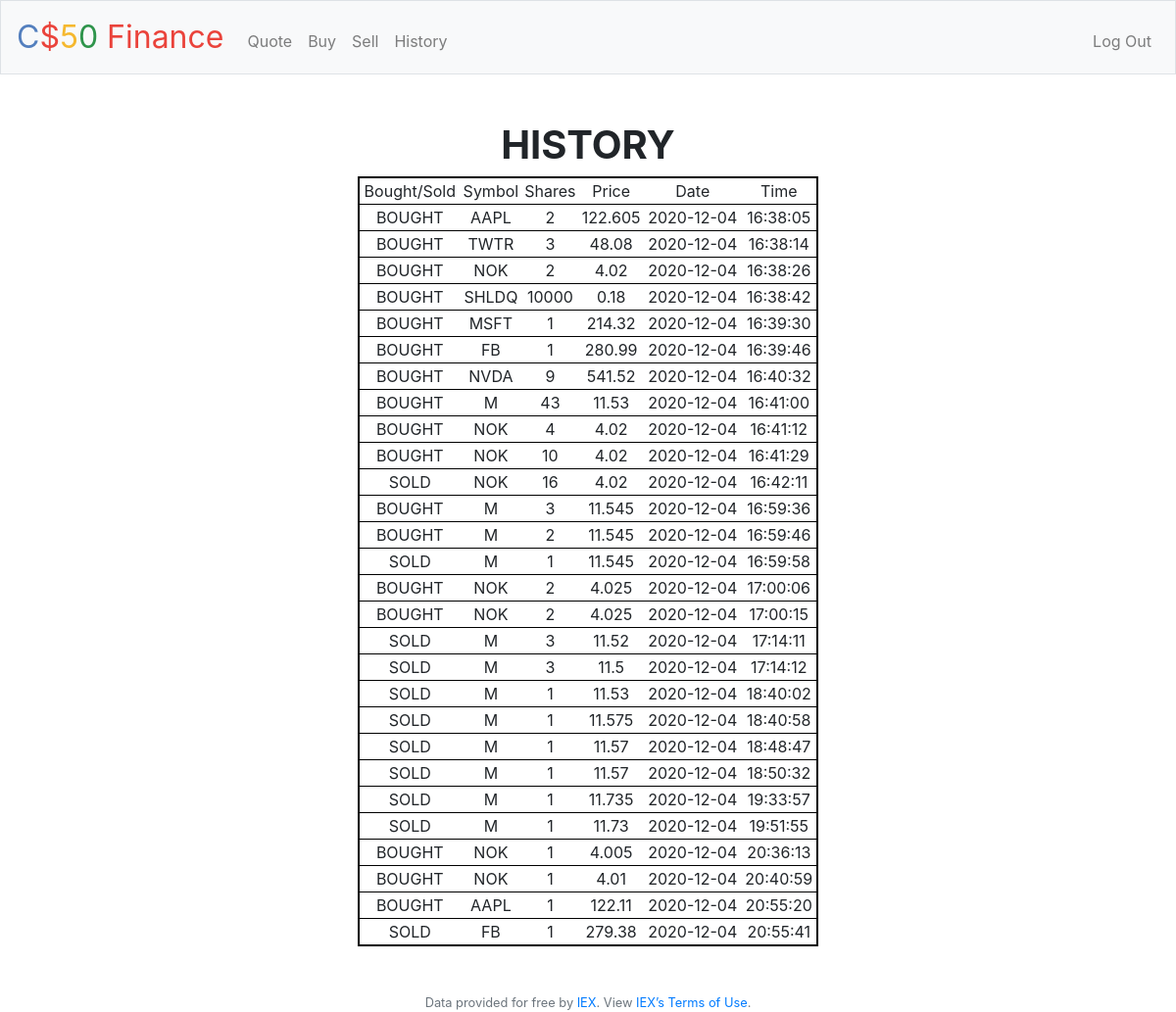
Screenshot of /history (signed in) with the database file from the repository.
### tables this page shows
CREATE TABLE 'transactions' (
'transaction' INTEGER PRIMARY KEY AUTOINCREMENT NOT NULL, 
user_id TEXT NOT NULL, 
symbol TEXT NOT NULL, 
shares NUMERIC NOT NULL, 
price NUMERIC NOT NULL, 
date NOT NULL DEFAULT CURRENT_DATE, 'time'  time DEFAULT CURRENT_TIME  );

### app.py (the view)
@app.route("/history")
@login_required
def history():
    """gets transactional data relevant to user"""
    rows = db.execute("SELECT * FROM transactions WHERE user_id = :user_id",
                        user_id=session["user_id"])
    return render_template("history.html", rows=rows)

### app.py (called while the page is built)
@app.after_request
def after_request(response):
    response.headers["Cache-Control"] = "no-cache, no-store, must-revalidate"
    response.headers["Expires"] = 0
    response.headers["Pragma"] = "no-cache"
    return response

### helpers.py (called while the page is built)
def login_required(f):
    @wraps(f)
    def decorated_function(*args, **kwargs):
        if session.get("user_id") is None:
            return redirect("/login")
        return f(*args, **kwargs)
    return decorated_function

### templates/history.html (shortened to what this page needs)
{% extends "layout.html" %}
{% block main %}
    <h1><strong>HISTORY</strong></h1></h1>
    <table>
        <tr:hover>
            <td> Bought/Sold </td>
            <td> Symbol </td>
            <td> Shares </td>
            <td> Price </td>
            <td> Date </td>
            <td> Time </td>
        {% for row in rows %}
        <tr>
            {% if row["shares"] > 0 %}
                <td> BOUGHT </td>
            {% else %}
                <td> SOLD </td>
            {% endif %}
            <td> {{ row["symbol"] }} </td>
            <td> {{ row["shares"]|abs}} </td>
            <td> {{ row["price"]|round(3) }}  </td>
            <td> {{ row["date"] }} </td>
            <td> {{row["time"]}}</td>
        </tr>
        {% endfor %}
    </table>
{% endblock %}

### templates/layout.html (shortened to what this page needs)
<!DOCTYPE html>
<html lang="en">
    <head>
        <link href="https://maxcdn.bootstrapcdn.com/bootstrap/4.1.3/css/bootstrap.min.css" rel="stylesheet">
        <link href="/static/styles.css" rel="stylesheet">
    </head>
    <body>
        <nav class="navbar navbar-expand-md navbar-light bg-light border">
            <a class="navbar-brand" href="/"><span class="blue">C</span><span class="red">$</span><span class="yellow">5</span><span class="green">0</span> <span class="red">Finance</span></a>
            <div class="collapse navbar-collapse" id="navbar">
                {% if session.user_id %}
                    <ul class="navbar-nav mr-auto mt-2">
                        <li class="nav-item"><a class="nav-link" href="/quote">Quote</a></li>
                        <li class="nav-item"><a class="nav-link" href="/buy">Buy</a></li>
                        <li class="nav-item"><a class="nav-link" href="/sell">Sell</a></li>
                        <li class="nav-item"><a class="nav-link" href="/history">History</a></li>
                    </ul>
                    <ul class="navbar-nav ml-auto mt-2">
                        <li class="nav-item"><a class="nav-link" href="/logout">Log Out</a></li>
                    </ul>
                {% else %}
                    <ul class="navbar-nav ml-auto mt-2">
                        <li class="nav-item"><a class="nav-link" href="/register">Register</a></li>
                        <li class="nav-item"><a class="nav-link" href="/login">Log In</a></li>
                    </ul>
                {% endif %}
            </div>
        </nav>
        <main class="container p-5">
            {% block main %}{% endblock %}
        </main>
        <footer class="small text-center text-muted">
            Data provided for free by <a href="https://iextrading.com/developer">IEX</a>. View <a href="https://iextrading.com/api-exhibit-a/">IEX’s Terms of Use</a>.
        </footer>
    </body>
</html>

### static/styles.css (style rules this page uses)
nav .navbar-brand { font-size: xx-large; }
nav .navbar-brand .blue { color: #537fbe; }
nav .navbar-brand .red { color: #ea433b; }
nav .navbar-brand .yellow { color: #f5b82e; }
nav .navbar-brand .green { color: #2e944b; }
main { overflow-x: auto; text-align: center; }
table { border-collapse: collapse; border: 2px solid black; width: 45%; margin-left:auto; margin-right:auto; }
th, td { border-bottom: 1px solid black; }

### rows the page displays
transactions: shows "BOUGHT", symbol "AAPL", shares|abs "2", price "122.605", date "2020-12-04", time "16:38:05"
transactions: shows "BOUGHT", symbol "TWTR", shares|abs "3", price "48.08", date "2020-12-04", time "16:38:14"
transactions: shows "BOUGHT", symbol "NOK", shares|abs "2", price "4.02", date "2020-12-04", time "16:38:26"
transactions: shows "BOUGHT", symbol "SHLDQ", shares|abs "10000", price "0.18", date "2020-12-04", time "16:38:42"
transactions: shows "BOUGHT", symbol "MSFT", shares|abs "1", price "214.32", date "2020-12-04", time "16:39:30"
transactions: shows "BOUGHT", symbol "FB", shares|abs "1", price "280.99", date "2020-12-04", time "16:39:46"
transactions: shows "BOUGHT", symbol "NVDA", shares|abs "9", price "541.52", date "2020-12-04", time "16:40:32"
transactions: shows "BOUGHT", symbol "M", shares|abs "43", price "11.53", date "2020-12-04", time "16:41:00"
transactions: shows "BOUGHT", symbol "NOK", shares|abs "4", price "4.02", date "2020-12-04", time "16:41:12"
transactions: shows "BOUGHT", symbol "NOK", shares|abs "10", price "4.02", date "2020-12-04", time "16:41:29"
transactions: shows "SOLD", symbol "NOK", shares|abs "16", price "4.02", date "2020-12-04", time "16:42:11"
transactions: shows "BOUGHT", symbol "M", shares|abs "3", price "11.545", date "2020-12-04", time "16:59:36"
transactions: shows "BOUGHT", symbol "M", shares|abs "2", price "11.545", date "2020-12-04", time "16:59:46"
transactions: shows "SOLD", symbol "M", shares|abs "1", price "11.545", date "2020-12-04", time "16:59:58"
transactions: shows "BOUGHT", symbol "NOK", shares|abs "2", price "4.025", date "2020-12-04", time "17:00:06"
transactions: shows "BOUGHT", symbol "NOK", shares|abs "2", price "4.025", date "2020-12-04", time "17:00:15"
transactions: shows "SOLD", symbol "M", shares|abs "3", price "11.52", date "2020-12-04", time "17:14:11"
transactions: shows "SOLD", symbol "M", shares|abs "3", price "11.5", date "2020-12-04", time "17:14:12"
transactions: shows "SOLD", symbol "M", shares|abs "1", price "11.53", date "2020-12-04", time "18:40:02"
transactions: shows "SOLD", symbol "M", shares|abs "1", price "11.575", date "2020-12-04", time "18:40:58"
transactions: shows "SOLD", symbol "M", shares|abs "1", price "11.57", date "2020-12-04", time "18:48:47"
transactions: shows "SOLD", symbol "M", shares|abs "1", price "11.57", date "2020-12-04", time "18:50:32"
transactions: shows "SOLD", symbol "M", shares|abs "1", price "11.735", date "2020-12-04", time "19:33:57"
transactions: shows "SOLD", symbol "M", shares|abs "1", price "11.73", date "2020-12-04", time "19:51:55"
transactions: shows "BOUGHT", symbol "NOK", shares|abs "1", price "4.005", date "2020-12-04", time "20:36:13"
transactions: shows "BOUGHT", symbol "NOK", shares|abs "1", price "4.01", date "2020-12-04", time "20:40:59"
transactions: shows "BOUGHT", symbol "AAPL", shares|abs "1", price "122.11", date "2020-12-04", time "20:55:20"
transactions: shows "SOLD", symbol "FB", shares|abs "1", price "279.38", date "2020-12-04", time "20:55:41"
